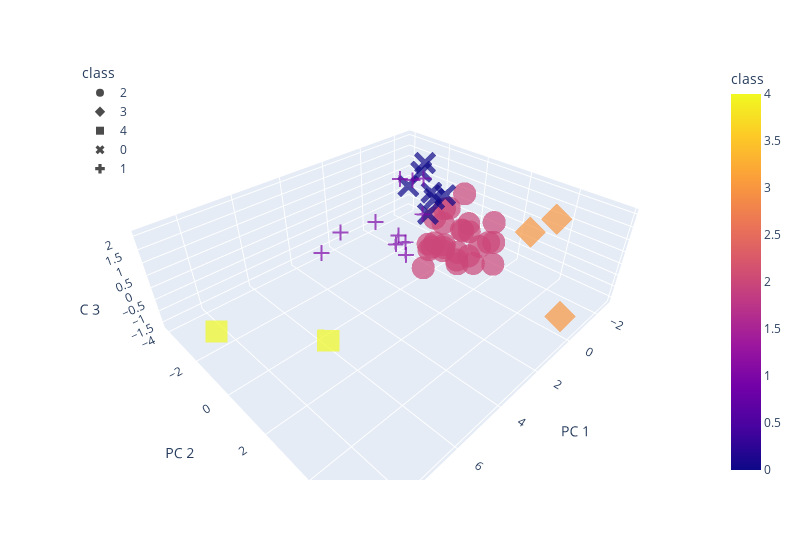

This figure's notebook cell:
### Markdown cell above
### Plot clusters for k=5

### Code cell
#Get the clusters for k=5
pca_five_clusters = get_clusters(5, df_us_demo_pca)

#Plot the 3D-scatter data
fig = px.scatter_3d(
    pca_five_clusters,
    x='PC 1',
    y='PC 2',
    z='PC 3',
    color='class',
    symbol='class',
    opacity=0.7,
    width=800
)

fig.update_layout(legend=dict(x=0, y=1))
fig.show()

### Figure 1 — Plotly figure (JSON) as saved in the notebook; plotly's stock layout.template omitted (floating-point values rounded to 4 significant figures)
{"data": [{"hovertemplate": "class=%{marker.color}<br>PC 1=%{x}<br>PC 2=%{y}<br>PC 3=%{z}<extra></extra>", "legendgroup": "2", "marker": {"color": [2, 2, 2, 2, 2, 2, 2, 2, 2, 2, 2, 2, 2, 2, 2, 2, 2, 2, 2, 2, 2, 2, 2, 2, 2, 2, 2], "coloraxis": "coloraxis", "opacity": 0.7, "symbol": "circle"}, "mode": "markers", "name": "2", "scene": "scene", "showlegend": true, "type": "scatter3d", "x": [-0.5471, 0.2388, -0.9227, 0.1461, 1.445, -1.495, -0.9997, 0.2043, -0.8347, -0.6511, -0.678, -0.2235, -0.05996, -0.7751, -0.1323, -1.881, -0.8443, -0.9203, -1.164, -0.366, -0.822, -0.5762, -1.317, 0.01846, 0.5065, -0.3733, -1.574], "y": [-0.6702, 0.5761, 0.3749, 1.563, 0.6201, 0.06113, 2.068, 0.5251, 0.5514, 1.598, -0.1322, 0.8951, 0.4711, 0.5238, -0.1935, -0.1405, 1.851, 0.8686, 0.7763, 1.592, -0.3893, -0.9152, 1.78, -0.3559, 0.7005, -0.4681, 1.525], "z": [-1.249, -0.3531, -1.204, 1.073, -0.6836, 1.137, -1.013, -0.5392, -0.02504, -0.2446, -0.9569, -1.004, 1.202, -1.632, -0.6385, -0.8023, -0.03727, -0.01243, -1.31, -0.8955, -0.1005, -1.232, -0.2724, -0.9817, 1.478, 0.2781, 0.4037]}, {"hovertemplate": "class=%{marker.color}<br>PC 1=%{x}<br>PC 2=%{y}<br>PC 3=%{z}<extra></extra>", "legendgroup": "3", "marker": {"color": [3, 3, 3], "coloraxis": "coloraxis", "opacity": 0.7, "symbol": "diamond"}, "mode": "markers", "name": "3", "scene": "scene", "showlegend": true, "type": "scatter3d", "x": [-0.8636, -0.9312, 0.5296], "y": [4.332, 3.442, 5.777], "z": [1.954, 1.064, -0.5116]}, {"hovertemplate": "class=%{marker.color}<br>PC 1=%{x}<br>PC 2=%{y}<br>PC 3=%{z}<extra></extra>", "legendgroup": "4", "marker": {"color": [4, 4], "coloraxis": "coloraxis", "opacity": 0.7, "symbol": "square"}, "mode": "markers", "name": "4", "scene": "scene", "showlegend": true, "type": "scatter3d", "x": [9.065, 6.557], "y": [-0.6381, 1.34], "z": [0.1933, -0.5225]}, {"hovertemplate": "class=%{marker.color}<br>PC 1=%{x}<br>PC 2=%{y}<br>PC 3=%{z}<extra></extra>", "legendgroup": "0", "marker": {"color": [0, 0, 0, 0, 0, 0, 0], "coloraxis": "coloraxis", "opacity": 0.7, "symbol": "x"}, "mode": "markers", "name": "0", "scene": "scene", "showlegend": true, "type": "scatter3d", "x": [-1.084, -1.833, -2.612, -2.171, -1.586, -2.39, -2.166], "y": [-1.883, -1.757, -4.029, -2.657, -0.9758, -2.407, -2.363], "z": [1.579, 0.1185, -0.3226, 1.389, 0.6699, -0.008586, -0.9783]}, {"hovertemplate": "class=%{marker.color}<br>PC 1=%{x}<br>PC 2=%{y}<br>PC 3=%{z}<extra></extra>", "legendgroup": "1", "marker": {"color": [1, 1, 1, 1, 1, 1, 1, 1, 1, 1, 1], "coloraxis": "coloraxis", "opacity": 0.7, "symbol": "cross"}, "mode": "markers", "name": "1", "scene": "scene", "showlegend": true, "type": "scatter3d", "x": [3.073, 1.797, 0.108, 0.1856, 0.6442, 0.5659, 3.534, 0.98, 1.22, 1.277, 0.7023], "y": [-3.471, -0.341, -0.6989, -1.178, -1.063, -1.49, -1.534, -0.7218, -1.05, -2.13, -0.1614], "z": [-1.166, 0.4633, 2.073, 1.87, -0.6598, 1.943, 0.8238, -0.9554, -0.4943, 0.09785, 0.9938]}], "layout": {"coloraxis": {"colorbar": {"title": {"text": "class"}}, "colorscale": [[0, "#0d0887"], [0.1111, "#46039f"], [0.2222, "#7201a8"], [0.3333, "#9c179e"], [0.4444, "#bd3786"], [0.5556, "#d8576b"], [0.6667, "#ed7953"], [0.7778, "#fb9f3a"], [0.8889, "#fdca26"], [1, "#f0f921"]]}, "legend": {"title": {"text": "class"}, "tracegroupgap": 0, "x": 0, "y": 1}, "margin": {"t": 60}, "scene": {"domain": {"x": [0, 1], "y": [0, 1]}, "xaxis": {"title": {"text": "PC 1"}}, "yaxis": {"title": {"text": "PC 2"}}, "zaxis": {"title": {"text": "PC 3"}}}, "width": 800}}
